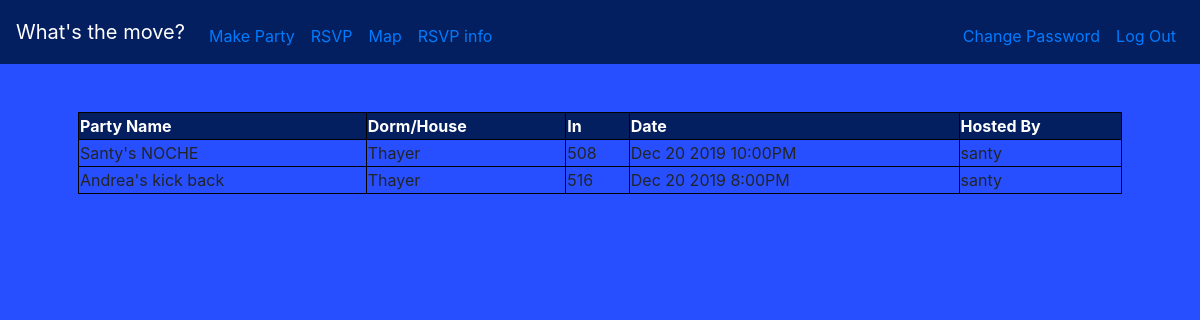
Page /thayer (signed in) on the committed database.
### tables this page shows
CREATE TABLE 'parties' (partyName TEXT,'time' text, location TEXT, spot TEXT, 'partyID'  INTEGER PRIMARY KEY NOT NULL  ,'user_id' INTEGER NOT NULL  );

CREATE TABLE 'users' (userID INTEGER NOT NULL PRIMARY KEY,'username' TEXT, hash TEXT);

### application.py (the view)
@app.route("/thayer")
@login_required
def thayer():
    names=["thayer","Thayer"]
    return list(names)

### application.py (called while the page is built)
@app.after_request
def after_request(response):
    response.headers["Cache-Control"] = "no-cache, no-store, must-revalidate"
    response.headers["Expires"] = 0
    response.headers["Pragma"] = "no-cache"
    return response

@app.route("/parties")
@login_required
def list(names):
    partyInfo = db.execute("SELECT partyName,time,location,spot,user_id FROM parties WHERE location = :name OR location = :otherName",name=names[0],otherName=names[1])
    parties = {}
    for row in partyInfo:
            aList = []
            aList.append(row["location"])
            aList.append(row["spot"])
            aList.append(row["time"])
            personName = db.execute("SELECT username FROM users WHERE userID = :user",user = row["user_id"])
            aList.append(personName[0]["username"])
            parties[row["partyName"]] = aList
    return render_template("parties.html",parties=parties)

### helpers.py (called while the page is built)
def login_required(f):
    @wraps(f)
    def decorated_function(*args, **kwargs):
        if session.get("user_id") is None:
            return redirect("/login")
        return f(*args, **kwargs)
    return decorated_function

### templates/parties.html (shortened to what this page needs)
{% extends "layout.html" %}
{% block main %}
<table style="width:100%; border: 1px solid black; border-collapse: collapse;">
<tr>
    <th>Party Name</th>
    <th>Dorm/House</th>
    <th>In</th>
    <th>Date</th>
    <th>Hosted By</th>
</tr>
    {% for key,value in parties.items()%}
        <td >{{ key }}</td>
        <td>{{ value[0] }}</td>
        <td>{{ value[1] }}</td>
        <td>{{ value[2] }}</td>
        <td>{{ value[3] }}</td>
    {%endfor%}
{% endblock %}

### static/styles.css (style rules this page uses)
table, th, td { border: 1px solid black; }
th { background-color: #041F60; color:white; }

### rows in the picture
parties: partyName "Santy's NOCHE", location "Thayer", spot "508", time "Dec 20 2019 10:00PM", username "santy"
parties: partyName "Andrea's kick back", location "Thayer", spot "516", time "Dec 20 2019 8:00PM", username "santy"
